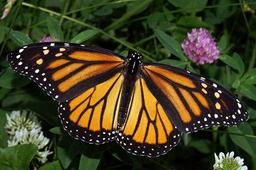
#> input picture CVIP_Disparity Maps Image Synthesis and Image Segmentation/Data/Butterfly.jpg, 256 x 170 px, shrunk from 500 x 333 before the run, given in place of lena_gray.jpg, which was not available
$ python PA_1_Code_50245832.py   (older library calls are emulated)
#> lines starting #> are read from the running program, lines starting #| are printed output that depends on the picture; pictures that were not available may be replaced by others from this repository, and a replacement may not be noted

# coding: utf-8

# In[5]:


from skimage import color
from skimage import io
import matplotlib
import matplotlib.pyplot as plt
import numpy as np
import time

#Fundtion def for convolution either direct 2D or 2D Separable
def convolve(image, filter_size, kernel_filter_1, kernel_filter_2 = None):

    # convolution output
    output = np.zeros_like(image)
    # Add zero padding to the input image
    if filter_size % 2 == 1:
        padd_size = int((filter_size-1)/2)
        image_padded = np.zeros((image.shape[0] + 2 * padd_size, image.shape[1] + 2 * padd_size))
        image_padded[padd_size:-padd_size, padd_size:-padd_size] = image
        # Loop over every pixel of the image
        for x in range(image.shape[1]):
            for y in range(image.shape[0]):
                # element-wise multiplication of the filter and the image
                if kernel_filter_2 is None:
                    output[y,x] = (kernel_filter_1*image_padded[y:y+filter_size,x:x+filter_size]).sum()
                else:
                    output[y,x] = (np.multiply(kernel_filter_1, np.sum(np.multiply(kernel_filter_2,image_padded[y:y+filter_size,x:x+filter_size]), axis=1))).sum()
    else:
        print('Filter should be ODD SQUARE matrix!!!')

    return output

def question_one():
    # 2D Filter declaration 3*3
    twoD_vert_sobel_filter = np.array([[-1,0,1],[-2,0,2],[-1,0,1]])
    twoD_horz_sobel_filter = np.array([[-1,-2,-1],[0,0,0],[1,2,1]])
    # 2D Separable filters 3*3
    oneD_kernel_sobel_1 = np.array([[-1,0,1]])
    oneD_kernel_sobel_2 = np.array([[1,2,1]])
    # 2D Separable filters 100*100
    oneD_kernel_1 = np.ones((1, 101))
    oneD_kernel_2 = np.ones((101, 1))
    twoD_kernel = np.outer(oneD_kernel_1, oneD_kernel_2)

    #Reading image as gray
    img = io.imread('lena_gray.jpg', as_grey=True)
#> img: shape (170, 256) float64; min 0, max 0.999, mean 0.242

    # Direct 2-D edge detection
    #--------------------------------------------------------------------------
    twoD_Horizontal_Edge_detect = convolve(img, 3, twoD_horz_sobel_filter)
    twoD_Vertical_Edge_detect   = convolve(img, 3, twoD_vert_sobel_filter)
#> call 2 of convolve, with filter_size = 3, kernel_filter_1 = array of shape (3, 3)
#> after the loop in convolve (call 2), `for x in range(image.shape[1]):`:
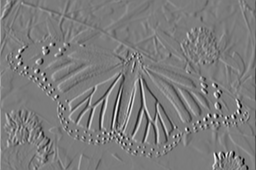
#> output: shape (170, 256) float64; min -3.63, max 3.83, mean -0.000268; drawn with min black and max white
    twoD_Absolute_Edge          = np.sqrt(np.add(np.power(twoD_Horizontal_Edge_detect, 2), np.power(twoD_Vertical_Edge_detect, 2)))
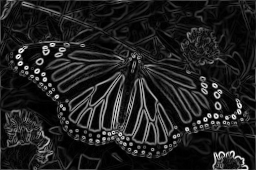
#> twoD_Absolute_Edge: shape (170, 256) float64; min 0.000611, max 3.98, mean 0.511; drawn with min black and max white
    #Plotting of all Figures
    print("Images with direct 2D Convolution\n")
    plt.figure(1)
    plt.imshow(twoD_Horizontal_Edge_detect, cmap='gray')
    plt.title('Horizontal Edge Detect')
    plt.figure(2)
    plt.imshow(twoD_Vertical_Edge_detect, cmap='gray')
    plt.title('Vertical Edge Detect')
    plt.figure(3)
    plt.imshow(twoD_Absolute_Edge, cmap='gray')
    plt.title('Absolute Edge Detect')
    plt.show()

    # 1-D  separable edge detection
    #--------------------------------------------------------------------------
    oneD_Horizontal_Edge_detect = convolve(img, 3, oneD_kernel_sobel_1, oneD_kernel_sobel_2)
    oneD_Vertical_Edge_detect   = convolve(img, 3, oneD_kernel_sobel_2, oneD_kernel_sobel_1)
    oneD_Absolute_Edge          = np.sqrt(np.add(np.power(oneD_Horizontal_Edge_detect, 2), np.power(oneD_Vertical_Edge_detect, 2)))
    #Plotting of all Figures
    print("Images with direct 1D Separable filter Convolution\n")
    plt.figure(4)
    plt.imshow(oneD_Horizontal_Edge_detect, cmap='gray')
    plt.title('Horizontal Edge Detect')
    plt.figure(5)
    plt.imshow(oneD_Vertical_Edge_detect, cmap='gray')
    plt.title('Vertical Edge Detect')
    plt.figure(6)
    plt.imshow(oneD_Absolute_Edge, cmap='gray')
    plt.title('Absolute Edge Detect')
    plt.show()

    # Time comparison for direct 2D and 1D Separable convolution with 100*100 averaging filter ie. all ones.
    start = time.clock()
    oneD_Averaging_filter = convolve(img, 101, oneD_kernel_1, oneD_kernel_2)
#> in convolve (call 5), `image_padded[padd_size:-padd_size, padd_size:-padd_size] = image`:
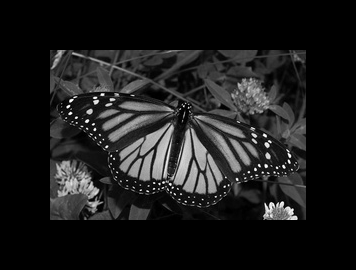
#> image_padded: shape (270, 356) float64; min 0, max 0.999, mean 0.11
#> after the loop in convolve (call 5), `for x in range(image.shape[1]):`:
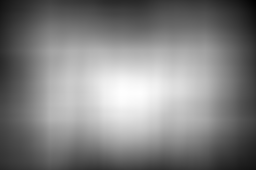
#> output: shape (170, 256) float64; min 390.7, max 3551.4, mean 1988.2; drawn with min black and max white
    print("Time required for 2D Separable filters : %f seconds" % (time.clock() - start))
    start = time.clock()
    twoD_Averaging_filter = convolve(img, 101, twoD_kernel)
#> after the loop in convolve (call 6), `for x in range(image.shape[1]):`: kernel_filter_1: shape (101, 101) float64; every value is 1
    print("Time required for direct 2D filters : %f seconds" % (time.clock() - start))

def question_two():
    # Image gray levels
    gray_levels = 256
    # Reading Color Image
    clr_img = matplotlib.pyplot.imread('pout.JPG')
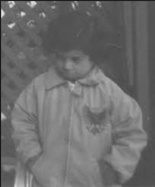
#> input picture CVIP_Filtering and Hist Equalization/Code/pout.JPG, 155 x 187 px, shrunk from 302 x 365 before the run
#> clr_img is the input picture: shape (187, 155, 3); min 22, max 225, mean 109.3
    # Converting to gray
    gray_img = color.rgb2gray(clr_img)
    # Scaling between [0-255]
    scaled_gray_img = ((gray_levels)*gray_img).astype('uint8')
    # Array to store intensity count
    intensity_count = np.zeros(gray_levels).astype('uint16')
    # Intensity value count for each level
    scaled_list = scaled_gray_img.ravel().tolist()
#> scaled_list = 28985 items
    for i in range(gray_levels):
        intensity_count[i] = scaled_list.count(i)
#> after the loop, intensity_count = 256 values, max 1011 at index 82, min 0 at index 0, mean 113.2

    # Cumulutive intensity Calculation
    cum_intensity_count = np.cumsum(intensity_count)
#> cum_intensity_count = 256 values from 0 to 28985
    # Scaling factor
    scaling_factor = (gray_levels - 1)/(scaled_gray_img.shape[0] * scaled_gray_img.shape[1])
#> scaling_factor = 0.0088
    # Calculate new intensity values
    new_intensity_level = scaling_factor * cum_intensity_count
#> new_intensity_level = 256 values from 0 to 255
    # Create buffer for new image
    new_image = np.zeros_like(scaled_gray_img)
    # Copying new intensity values to new image matrix
    for i in range(new_image.shape[0]):
        for j in range(new_image.shape[1]):
            new_image[i,j] = new_intensity_level[scaled_gray_img[i,j]]
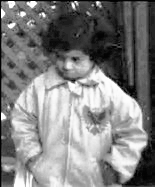
#> new_image: shape (187, 155); min 0, max 255, mean 128.9

    # Histogram for old image
    plt.figure(1)
    plt.bar(list(range(0,256)),intensity_count)
    plt.title('Original Image Histogram')
    plt.xlabel('Intensity Level')
    plt.ylabel('# of Pixels')
    # Cumulitive Histogram for old image
    plt.figure(2)
    plt.bar(list(range(0,256)),cum_intensity_count)
    plt.title('Original Image Cumulative Histogram')
    plt.xlabel('Intensity Level')
    plt.ylabel('# of Pixels')
    # Transformation function
    plt.figure(3)
    plt.plot(new_intensity_level)
    plt.title('Transformation Function')
    plt.xlabel('Old Intensity Level')
    plt.ylabel('New Intensity Level')
    # Histogram for new image
    plt.figure(4)
    plt.hist(new_image.ravel(),256,[0,256])
    plt.title('Contrast adjusted Histogram')
    plt.xlabel('Intensity Level')
    plt.ylabel('# of Pixels')
    # Old Image Display
    plt.figure(5)
    plt.imshow(scaled_gray_img, cmap='gray')
    plt.title('Old Dark Image')
    # New Image Display
    plt.figure(6)
    plt.imshow(new_image, cmap='gray')
    plt.title('New Well Lit Image')
    plt.show()
#> figure, not shown here; tallest bar 1011 high, from x = 81.6 to 82.4
#> figure, not shown here; curve peaks at x = 225, y = 255
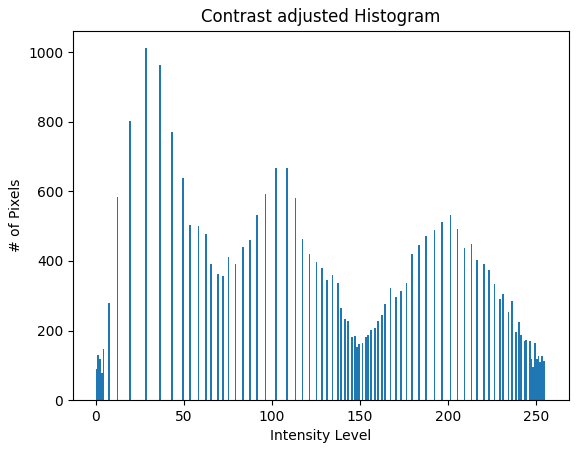
#> figure drawn by matplotlib, 1 panel; tallest bar 1011 high, from x = 28 to 29

print("Programming Assignment 1\n")
print("Executing solution for question 1\n")
question_one()
print("Question 1 solved\n")
print("Executing solution for question 2\n")
question_two()
print("Question 2 solved\n")
print("Assignment Done!!!")
